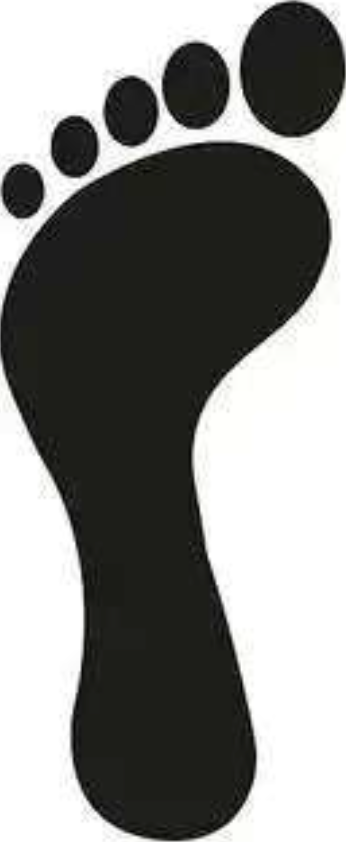
#> input picture assets/left-1.png, 346 x 842 px
$ jupyter execute --allow-errors video.ipynb
#> lines starting #> are read from the running program, lines starting #| are printed output that depends on the picture
### cop_trajectory_analysis/data_loader.py
import pandas as pd
from itertools import chain

class PressureDataLoader:
    """
    压力数据加载器类，用于从CSV文件中加载和处理压力数据。

    属性:
        file_path (str): CSV文件路径。
        sensor_groups (dict): 定义传感器分组的字典。
    """
    def __init__(self, file_path):
        """
        初始化PressureDataLoader类。

        参数:
            file_path (str): CSV文件路径。
        """
        # 如果传入的是字符串，将其转换为列表
        if isinstance(file_path, str):
            self.file_path = [file_path]
        else:
            self.file_path = file_path
        self.sensor_groups = {
            "frontend": [
                "sensor1",
                "sensor2",
                "sensor3",
                "sensor9",
                "sensor10",
                "sensor11",
            ],
            "center": [
                "sensor4",
                "sensor5",
                "sensor6",
                "sensor12",
                "sensor13",
                "sensor14",
            ],
            "backend": ["sensor7", "sensor8", "sensor15", "sensor16"],
        }
        self.pressure_data=None

    def load_pressure(self):
        """
        加载CSV文件中的压力数据，并按时间戳分组。

        返回:
            dict: 包含每个时间戳对应的压力数据，按左右脚分组。
        """
        # df = pd.read_csv(self.file_path)
        # 使用列表推导式加载每个CSV文件
        dataframes = [pd.read_csv(fs)  for fs in self.file_path]

        # 使用concat函数合并所有数据框
        df = pd.concat(dataframes, ignore_index=True)
        grouped_by_time = df.groupby("timestamp")
        self.pressure_data = {
            timestamp: self._process_group(group)
            for timestamp, group in grouped_by_time
        }
        return self.pressure_data
    # [50 lines left out: functions get_total_pressure, _process_group, _extract_foot_data, not called in this run]


class CoordinateDataLoader:
    def __init__(self, file_path,left_map,right_map):
        self.file_path = file_path
        self.rectangle_width_hight= [5, 10] # 鞋垫所在矩形的宽度和高度
        self.left_map_rule: Callable[[list, list, dict], None] = left_map
        self.right_map_rule: Callable[[list, list, dict], None] = right_map
        self.coordinate_groups = {
            "rectangle_left_top_xy": [],  # 鞋垫所在矩形的左上角坐标
            "sensor": {"frontend_xy": [], "center_xy": [], "backend_xy": []},
        }
        self.coordinate_data=None
    # [68 lines left out: functions load_coordinates, get_total_coordinate, _process_coordinate_group, _extract_coordinate_data, not called in this run]

### video.ipynb
数据/图画要求
+ a 双个脚压力相同
+ b 左脚压力最大，右脚压力0（过程）
+ c 左脚压力减小，右脚压力增加（过程）
+ d 左脚压力0，右脚压力最大（过程）
+ e 右脚压力减小，左脚压力增大；(过程)
<br>
按照：abcdebcde......这样进行循环；
<br>
过程c和e可以分为3个不同比例体现动态；

1. pressure_data：双脚压力相同
2. interpolated_data:左脚压力最大，右脚压力0

[cell 1]
import pandas as pd
import numpy as np
from scipy.interpolate import CubicSpline
from cop_trajectory_analysis.data_loader import PressureDataLoader, CoordinateDataLoader
from cop_trajectory_analysis.cop_calculation import (
    left_map_rule,
    right_map_rule,
    calculate_distances,
    calculate_F_COP,
    calculate_cop_xy,
)

def process_pressure_data():
    """
    start_end_data:                存有各个阶段数据的起始和结束数据
    left_right_equal:              两个脚相同压力数据也就是最开始的数据
    left_max_right_zero:           左脚压力最大、右脚压力0(过程)
    left_decrease_right_increase:  左脚压力减小，右脚压力增加（过程）
    left_zero_right_max:           左脚压力0，右脚压力最大（过程）
    right_decrease_left_increase:  右脚压力减小，左脚压力增大（过程）


    """
    df=pd.read_csv('data/start_end_data.csv')
    df=df.drop(index=[0,3,6,9])
    df = df.drop(df.columns[-1], axis=1)
    df = df.reset_index(drop=True)
    data = df.to_numpy()
    data = data.astype(float)
    # 将每两行转换为一个2x16的矩阵
    n = data.shape[0] // 2
    result = np.array([data[i * 2 : (i + 1) * 2, :] for i in range(n)])
    data=[]
    for i in range(n):

        time_points = np.array([0, 1])  # t=0 对应开始数据, t=1 对应左脚支撑数据
        if i + 1 == n:
            # 如果到达最后一个元素，将第二个元素设置为第0个元素
            positions = np.array([result[i], result[0]])
        else:
            positions = np.array([result[i], result[i + 1]])
        # 创建样条插值模型
        cs = CubicSpline(time_points, positions)
        # 在0到1之间生成插值点
        t_values = np.linspace(0, 1, 25)
        interpolated_data = cs(t_values)
        data.append(interpolated_data)
    return data

#> (a cell that did not finish here is left out)

[cell 3]
def create_five_Represent_data():
    """
    前内：1传感器
    前外：10传感器
    中部：5传感器
    后内：15传感器
    后外：7传感器

    因为每一个帧都要展示左脚和右脚的这五个数据
    """
    file_paths = ["data/0.csv", "data/1.csv", "data/2.csv", "data/3.csv"]
    dataframes = [pd.read_csv(fs)  for fs in file_paths]

    # 使用concat函数合并所有数据框
    df = pd.concat(dataframes, ignore_index=True)
    # 提取左脚（foot=0）的数据
    left_foot_data = df[df['foot'] == 0][['sensor1', 'sensor10', 'sensor5', 'sensor15', 'sensor7']]

    # 提取右脚（foot=1）的数据
    right_foot_data = df[df["foot"] == 1][
        ["sensor1", "sensor10", "sensor5", "sensor15", "sensor7"]
    ]
    # 转换为字典
    left_foot_dict = left_foot_data.to_dict(orient='list')
    right_foot_dict = right_foot_data.to_dict(orient='list')
    # 输出结果
    return left_foot_dict,right_foot_dict

#> (a cell that did not finish here is left out)

[cell 5]
from scipy.interpolate import CubicSpline

# 定义数据点（时间和对应的重心位置）

def create_rotated_cop_xy():
    """
    0文件-[11,11]--->[6,11]:          从两脚相同到左脚最大，右脚为0
    1文件-[6,11]--->[11,11]:          从左脚压力最大到右脚为0 到 左脚压力减小，右脚压力增加
    2文件-[11,11]-->[16,11]:          从左脚压力减小，右脚压力增大 到 左脚压力为0，右脚压力最大
    3文件-[16,11]-->[11,11]:          从左脚压力减小，右脚压力增加 到 右脚压力减小，左脚压力增大
    4文件-[11,11]-->[11,11]:          从右脚压力减小，左脚压力增大 到 右脚压力最大，左脚压力为0
    """

    time_points = np.array([0,1,2,3,4])  # t=0 对应开始数据, t=1 对应左脚支撑数据
    positions = np.array([[11,11],[6,11],[11,11],[16,11],[11,11]])  # 对应的重心位置

    # 创建样条插值模型
    cs = CubicSpline(time_points, positions)

    # 在0到1之间生成插值点
    t_values = np.linspace(0, 4, 100)
    interpolated_data = cs(t_values)
    return interpolated_data

[cell 6]
import numpy as np
import matplotlib.pyplot as plt
from matplotlib.colors import LinearSegmentedColormap
from scipy.ndimage import gaussian_filter
import cv2
import matplotlib.image as mpimg


# [178 lines left out: function create_heatmap, not called in this run]

[cell 7]
def create_image_data(index,pressure_loader,coordinate_loader):
    pressure_data = pressure_loader.load_pressure()[index]
    coordinate_data = coordinate_loader.load_coordinates()["2025-02-11T15:50:51"]
    total_sensor_xy = coordinate_loader.get_total_coordinate()["2025-02-11T15:50:51"]
    total_pressure = pressure_loader.get_total_pressure()[index]
    return total_sensor_xy, total_pressure

[cell 8]
import numpy as np
import matplotlib.pyplot as plt
from matplotlib.colors import LinearSegmentedColormap
from scipy.ndimage import gaussian_filter
import cv2
cycle=3
file_paths=['data/0.csv','data/1.csv','data/2.csv','data/3.csv']
pressure_loader = PressureDataLoader(file_path=file_paths)
coordinate_loader = CoordinateDataLoader(
        file_path="data/coordinate_data.csv",
        left_map=left_map_rule,
        right_map=right_map_rule,
    )
# dataframes = [pd.read_csv(fs)  for _ in range(cycle)   for fs in file_paths]
# df = pd.concat(dataframes, ignore_index=True)
rotated_cop_xy_list = create_rotated_cop_xy()

# rotated_cop_xy_list
# 视频设置
size = (1000, 1000)  # 根据实际图片大小设置11
out = cv2.VideoWriter("output_video.avi", cv2.VideoWriter_fourcc(*"XVID"), 10, size)
#> (the rest of this cell did not finish here and is left out)

#> (a cell that did not finish here is left out)

[cell 10]
from cop_trajectory_analysis.data_loader import PressureDataLoader, CoordinateDataLoader
from cop_trajectory_analysis.cop_calculation import (
    left_map_rule,
    right_map_rule,
    calculate_distances,
    calculate_F_COP,
    calculate_cop_xy,
)
import numpy as np
from itertools import chain
import numpy as np
import matplotlib.pyplot as plt
import seaborn as sns
from matplotlib.colors import LinearSegmentedColormap
from scipy.ndimage import gaussian_filter
import random
import matplotlib.image as mpimg
import matplotlib.cm as cm
import pandas as pd
pressure_loader = PressureDataLoader(file_path="data/pressure_data.csv")
#> (the rest of this cell did not finish here and is left out)

轨迹不能重合，到左边的时候，要到左边脚的中心。到右边的时候，到右边脚的中心

[cell 11]
import matplotlib.pyplot as plt
import matplotlib.image as mpimg
import numpy as np
from matplotlib.colors import LinearSegmentedColormap
from scipy.ndimage import gaussian_filter

# 自定义颜色映射
colors = [
    (1.0, 1.0, 1.0, 0.0),  # 白色
    (0.0, 1.0, 1.0, 1.0),  # 青色
    (0.0, 0.0, 1.0, 1.0),  # 蓝色
    (0.0, 1.0, 0.0, 1.0),  # 绿色
    (1.0, 1.0, 0.0, 1.0),  # 黄色
    (1.0, 0.0, 0.0, 1.0),  # 红色
]
cmap = LinearSegmentedColormap.from_list("custom_cmap", colors, N=256)

# 示例数据
categories = ["A", "B", "C", "D"]
left_values = [10, 15, 7, 12]
right_values = [12, 7, 15, 10]

# 对数据进行高斯模糊处理
left_values_smoothed = gaussian_filter(left_values, sigma=1)
right_values_smoothed = gaussian_filter(right_values, sigma=1)

# 创建图形
fig, ax_heatmap = plt.subplots(figsize=(10, 10))

# 创建平滑热力图
heatmap = ax_heatmap.imshow(
    np.random.rand(20, 20),  # 示例数据
    cmap="viridis",
    interpolation="bilinear",
    vmin=0,
    vmax=1,
    zorder=1,
    alpha=0.5,
)

# 读取并显示图片
left = mpimg.imread("assets/left-1.png")
#> left is the input picture: shape (842, 346, 4) float32; mean R, G, B, A 0.523, 0.525, 0.516, 1
right = mpimg.imread("assets/right-1.png")
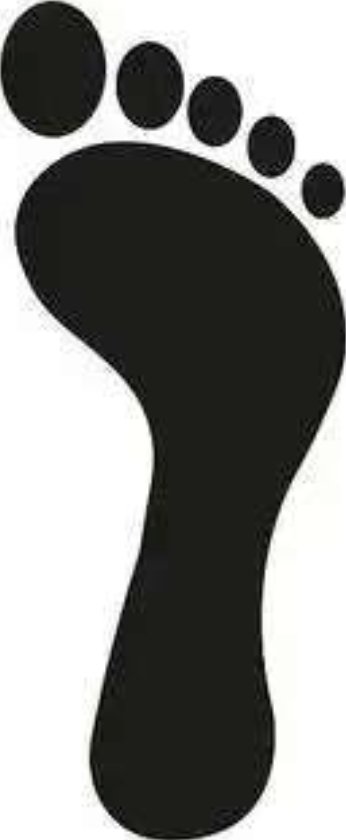
#> input picture assets/right-1.png, 346 x 840 px
#> right is the input picture: shape (840, 346, 4) float32; mean R, G, B, A 0.522, 0.524, 0.514, 1
ax_heatmap.imshow(left, extent=[2, 7, 15, 6], zorder=2)
ax_heatmap.imshow(right, extent=[15, 20, 15, 6], zorder=2)

# 添加点状背景和其他元素
ax_heatmap.scatter(
    np.random.rand(10) * 20, np.random.rand(10) * 20, color="black", s=100, zorder=3
)
x, y = np.meshgrid(np.arange(20), np.arange(20))
ax_heatmap.scatter(x, y, color="black", s=10, alpha=0.5, zorder=3)

# 添加热力图的标签和标题
ax_heatmap.set_title("平滑热力图")
ax_heatmap.set_xlabel("X 轴")
ax_heatmap.set_ylabel("Y 轴")
fig.colorbar(heatmap, ax=ax_heatmap, label="%")

# 创建颜色映射
norm = plt.Normalize(
    vmin=min(left_values + right_values), vmax=max(left_values + right_values)
)

# 创建左侧柱状图的子图
ax_left_bar = ax_heatmap.inset_axes([0.1, 0.8, 0.35, 0.15], facecolor="none")  # 左侧
y_pos = np.arange(len(categories))
colors_left = cmap(norm(left_values))
ax_left_bar.barh(
    y_pos, left_values, color=colors_left, alpha=0.7, height=0.6, label="Left Chart"
)
ax_left_bar.set_xscale("log")
ax_left_bar.set_yticks(y_pos)
ax_left_bar.set_yticklabels(categories)
ax_left_bar.legend()

# 创建右侧柱状图的子图
ax_right_bar = ax_heatmap.inset_axes([0.55, 0.8, 0.35, 0.15], facecolor="none")  # 右侧
colors_right = cmap(norm(right_values))
ax_right_bar.barh(
    y_pos, right_values, color=colors_right, alpha=0.7, height=0.6, label="Right Chart"
)
ax_right_bar.set_xscale("log")
ax_right_bar.invert_xaxis()  # 翻转x轴
ax_right_bar.set_yticks(y_pos)
ax_right_bar.set_yticklabels(categories)
ax_right_bar.yaxis.tick_right()  # 标签放到右侧
ax_right_bar.legend()

# 去掉柱状图的框线和轴
for ax in [ax_left_bar, ax_right_bar]:
    ax.spines["top"].set_visible(False)
    ax.spines["right"].set_visible(False)
    ax.spines["left"].set_visible(False)
    ax.spines["bottom"].set_visible(False)
    ax.xaxis.set_visible(False)

# 调整布局
plt.tight_layout()
plt.show()
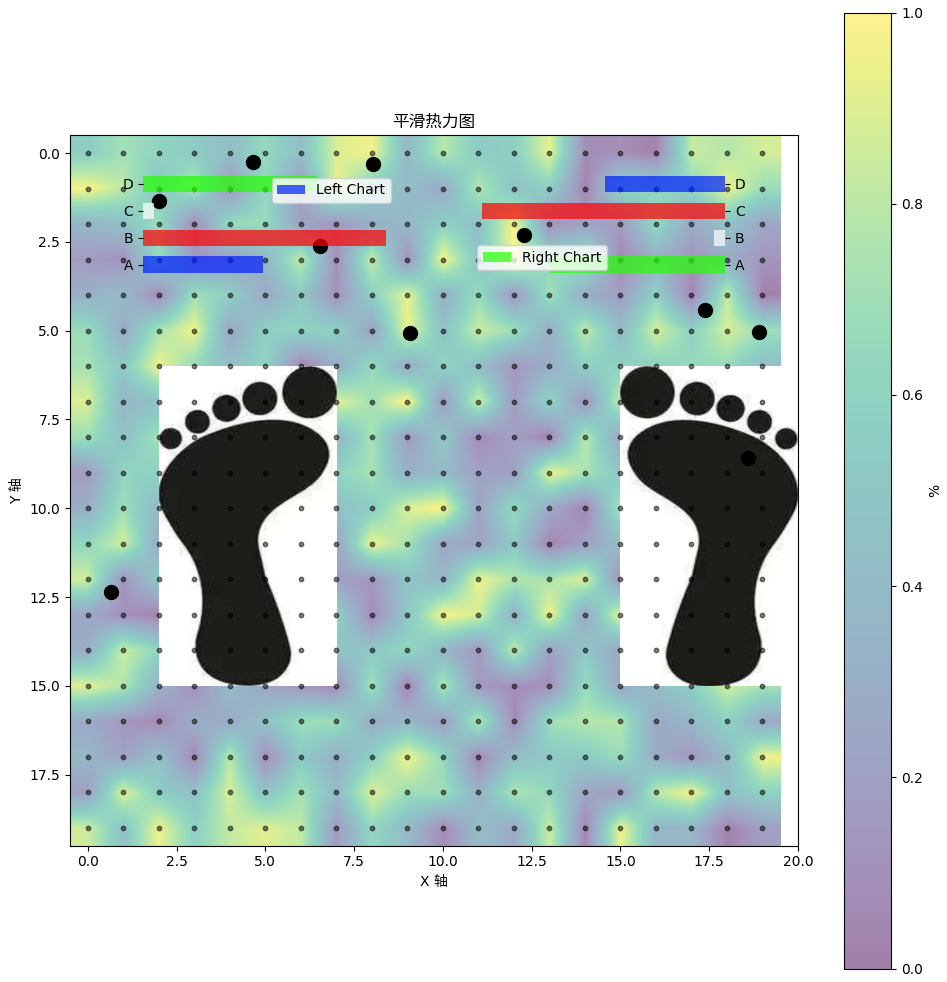
#> figure drawn by matplotlib, 2 panels
